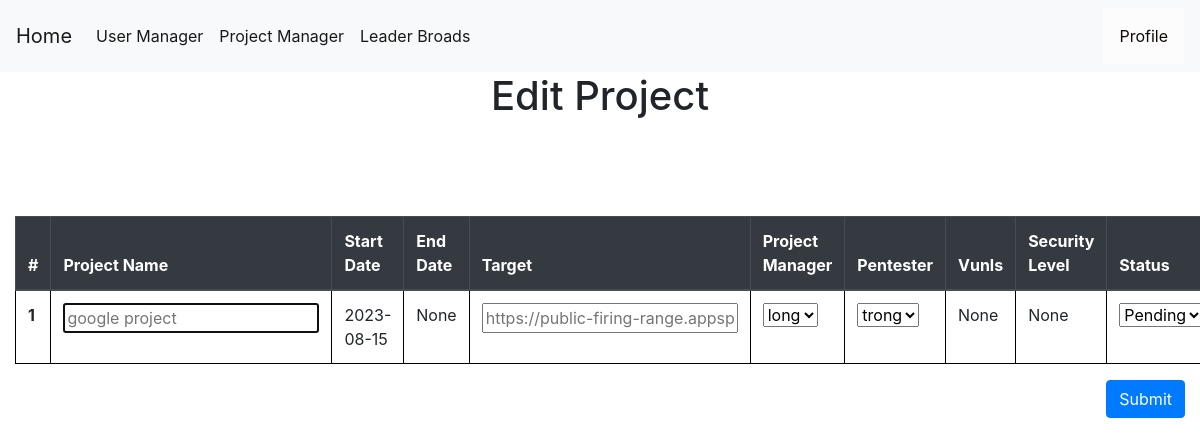
/editproject/6 (signed in), run on an earlier commit of the app's database.
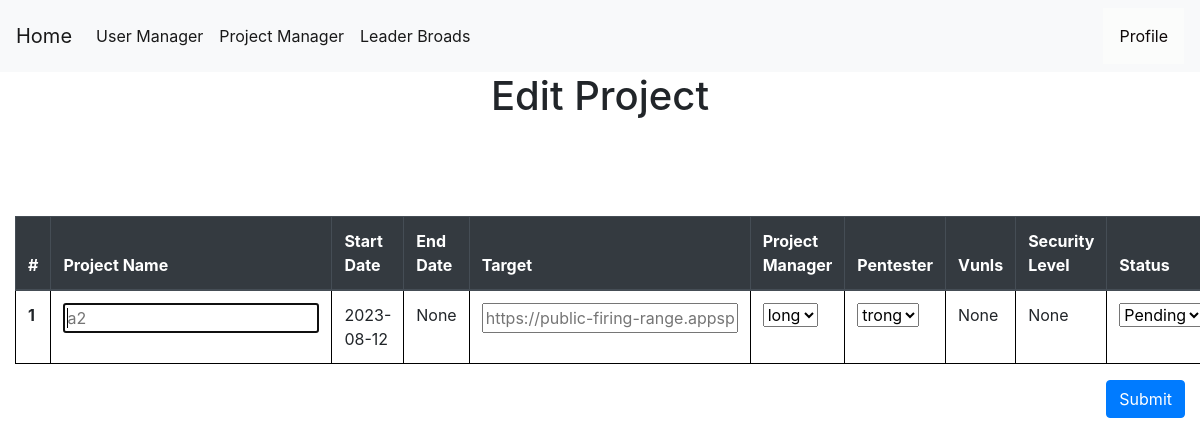
And on a later commit of the database.
### tables this page shows
CREATE TABLE projects (
    projectid INTEGER PRIMARY KEY AUTOINCREMENT,
    projectname TEXT NOT NULL,
    startdate date NOT NULL,
    enddate date,
    vunls int,
    target text not null,
    securitylevel TEXT,
    manager TEXT ,
    pentester TEXT ,
    status TEXT NOT NULL,
    create_by INTEGER ,
    isspider INTEGER DEFAULT 0,
    login INTEGER NOT NULL,
    isconfig INTEGER NOT NULL DEFAULT 0,
    FOREIGN KEY (pentester) REFERENCES users(username) ON DELETE CASCADE
    FOREIGN KEY (manager) REFERENCES users(username) ON DELETE CASCADE
    FOREIGN KEY (create_by) REFERENCES users(userid) ON DELETE CASCADE
);

### app.py (the view, shortened to what this page needs)
@app.route('/editproject/<int:id>', methods=('GET', 'POST'))
def editproject(id):
    msg = ''
    if session["userid"] == None:
        return redirect(url_for('login'))
    currentuser = get_current_user()
    conn = get_db_connection()
    if currentuser["role"] == 'Pentester':
        return render_template('403.html',)
    role = conn.execute('SELECT * FROM projects WHERE projectid = ?',(id,)).fetchone()
    if currentuser["role"] != 'Administrator':
        if currentuser["username"] != role["manager"]:
            return render_template('403.html',)
    projects = conn.execute('SELECT * FROM projects WHERE projectid = ?',(id,)).fetchall()
    project = conn.execute('SELECT * FROM projects WHERE projectid = ?',(id,)).fetchone()
    users = conn.execute('SELECT * FROM users').fetchall()
    return render_template('edit_project.html',currentuser=currentuser, projects=projects,users=users,msg=msg)

### app.py (called while the page is built)
def get_db_connection():
    conn = sqlite3.connect('database.db')
    conn.row_factory = sqlite3.Row
    return conn

def get_current_user():
    userid = session["userid"]
    conn = get_db_connection()
    user = conn.execute('SELECT * FROM users WHERE userid = ?',(userid,)).fetchone()
    conn.commit()
    conn.close()
    return user

### templates/edit_project.html (shortened to what this page needs)
{% extends 'base.html' %}
{% block content %}
    <center><h1>{% block title %} Edit Project  {% endblock %}</h1></center>
    <link rel= "stylesheet" type= "text/css" href= "{{ url_for('static',filename='css/showuser.css') }}">
  <form method="post">
    <table class="table" style="width:100%">
        <thead class="thead-dark" style="width:100%">
          <tr>
            <th width="5%" scope="col">#</th>
            <th width="10%" scope="col">Project Name</th>
            <th width="20%" scope="col">Start Date</th>
            <th width="20%" scope="col">End Date</th>
            <th scope="col">Target</th>
            <th scope="col">Project Manager</th>
            <th scope="col">Pentester</th>
            <th scope="col">Vunls</th>
            <th scope="col">Security Level</th>
            <th scope="col">Status</th>
          </tr>
        </thead>
        <tbody>
        {% for project in projects %}
          <tr>
            <th class="counterCell"></th>
            <th><input name="projectname" placeholder="{{project.projectname}}"autofocus="" /></br></th>
            <td>{{ project.startdate }}</td>
            <td>{{ project.enddate }}</td>
            <th><input type="url" name="target" placeholder="{{project.target}}"autofocus="" /></br></th>
            <td>
                <select name="manager" id="manager">
                {% for user in users %}
                {% if  user.role == 'Project Manager'%}
                <option value="{{user.username}}">{{user.username}}</option>
                {% endif %}
                {% endfor %}
              </select>
            </td>
            <td>
                <select name="pentester" id="pentester">
                  {% for user in users %}
                  {% if  user.role == 'Pentester'%}
                  <option value="{{user.username}}">{{user.username}}</option>
                  {% endif %}
                  {% endfor %}
              </select>
            </td>
            <td>{{ project.vunls }}</td>
            <td>{{ project.securitylevel }}</td>
            <td><select name="status" id="status">
              <option value="Pending">Pending</option>
            </select></td>
          </tr>
        {% endfor %}
        </tbody>
      </table>
      <div class="form-group">
        <button class="btn btn-primary" style="float: right;" role="button" aria-pressed="true" type="submit" class="btn btn-primary">Submit</button>
        </div>
  </form>
{% endblock %}

What changed in the data, as far as the page shows it:
changed projects: projectname "google project" → "a2"; startdate "2023-08-15" → "2023-08-12"; target "https://public-firing-range.appspot.com" → "https://public-firing-range.appspot.com/"
